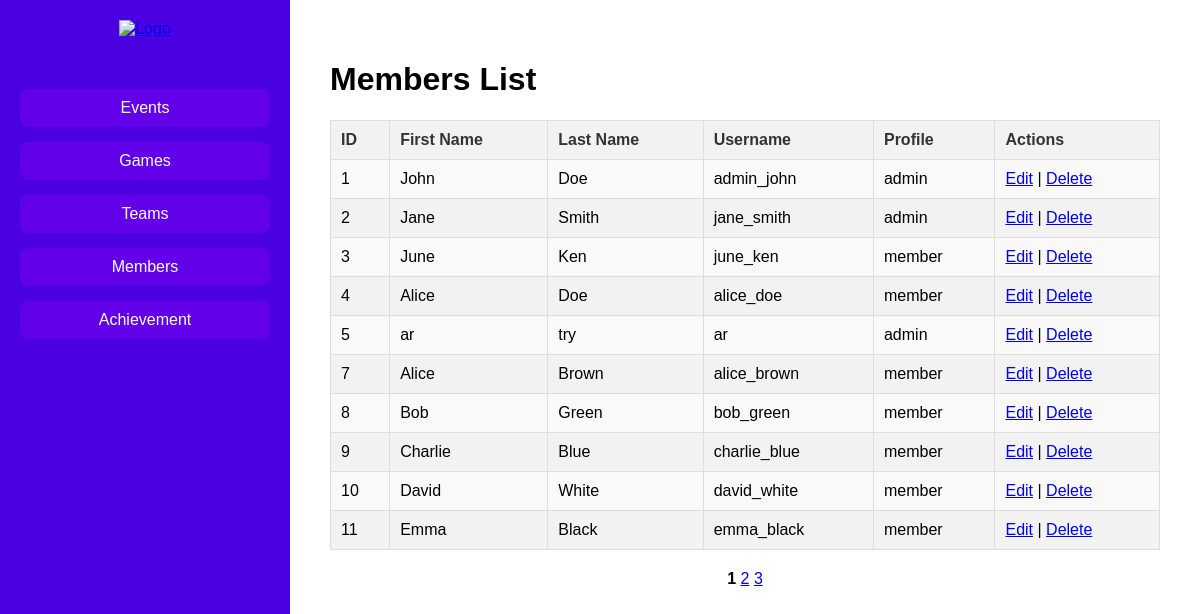
The app's page /views/admin/member/member-view.php (signed in) with its own data.
### tables this page shows
CREATE TABLE `member` (
  `idmember` int(11) NOT NULL,
  `fname` varchar(45) DEFAULT NULL,
  `lname` varchar(45) DEFAULT NULL,
  `username` varchar(45) DEFAULT NULL,
  `password` varchar(500) DEFAULT NULL,
  `profile` enum('admin','member') DEFAULT NULL
);

### class/parent.php (called while the page is built, shortened)
<?php
class parentClass
{
    public function __construct()
    {
        $this->mysqli = new mysqli(SERVER_NAME, USER_NAME, PASSWORD, DB_NAME);
    }
}

### class/member.php (called while the page is built, shortened)
<?php
require_once("parent.php");
class Member extends ParentClass
{
    public function getTotalMember()
    {
        $sql = "SELECT COUNT(*) as total FROM member";
        $stmt = $this->mysqli->prepare($sql);
        $stmt->execute();
        $result = $stmt->get_result();
        $row = $result->fetch_assoc();
        return $row['total'];
    }
    public function getAllMembers($offset = 0, $limit = 0)
    {
        $sql = "SELECT * FROM member";
        if ($limit > 0) {
            $sql .= " LIMIT ?, ?";
            $stmt = $this->mysqli->prepare($sql);
            $stmt->bind_param('ii', $offset, $limit);
        } else {
            $stmt = $this->mysqli->prepare($sql);
        }
        $stmt->execute();
        return $stmt->get_result();
    }
}

### views/admin/member/member-view.php (the view, shortened to what this page needs)
<?php
require_once("../../../class/member.php");
require_once("../../paging.php");
$member = new Member();
$total_members = $member->getTotalMember();
$no_hal = (isset($_GET["page"])) ? $_GET["page"] : 1;
$LIMIT = 10;
$offset = ($no_hal - 1) * $LIMIT;
$members = $member->getAllMembers($offset, $LIMIT);
?>
<!DOCTYPE html>
<html lang="en">
<head>
    <link rel="stylesheet" href="../../../public/css/style-admin.css">
</head>
<body>
    <div class="dashboard-container">
        <div class="sidebar">
            <div class="logo">
                <a href="../dashboard.php"><img src="../../../public/images/logoubaya.png" alt="Logo"></a>
            </div>
            <ul class="nav-links">
                <li><a href="../event/event-view.php">Events</a></li>
                <li><a href="../game/game-view.php">Games</a></li>
                <li><a href="../team/team-view.php">Teams</a></li>
                <li><a href="../member/member-view.php">Members</a></li>
                <li><a href="../achievement/achievement-view.php">Achievement</a></li>
            </ul>
        </div>
        <div class="main-content">
            <h1>Members List</h1>
            <table class="styled-table">
                <thead>
                    <tr>
                        <th>ID</th>
                        <th>First Name</th>
                        <th>Last Name</th>
                        <th>Username</th>
                        <th>Profile</th>
                        <th>Actions</th>
                    </tr>
                </thead>
                <tbody>
                    <?php if ($members->num_rows > 0): ?>
                        <?php while ($row = $members->fetch_assoc()): ?>
                            <tr>
                                <td><?php echo $row['idmember']; ?></td>
                                <td><?php echo $row['fname']; ?></td>
                                <td><?php echo $row['lname']; ?></td>
                                <td><?php echo $row['username']; ?></td>
                                <td><?php echo $row['profile']; ?></td>
                                <td>
                                    <a href="member-edit.php?id=<?php echo $row['idmember']; ?>">Edit</a> |
                                    <a href="member-delete.php?id=<?php echo $row['idmember']; ?>" onclick="return confirm('Are you sure?')">Delete</a>
                                </td>
                            </tr>
                        <?php endwhile; ?>
                    <?php else: ?>
                        <tr>
                            <td colspan="6">No members available</td>
                        </tr>
                    <?php endif; ?>
                </tbody>
            </table>
            <div class="pagination">
                <?php echo generate_page($total_members, $LIMIT, '', $no_hal) . "<br>"; ?>
            </div>
        </div>
    </div>
</body>
</html>

### public/css/style-admin.css (style rules this page uses)
body { margin: 0; font-family: Arial, sans-serif; background-color: #f4f4f4; }
.dashboard-container { display: flex; height: 100vh; flex-direction: row; }
.sidebar { width: 250px; background-color: #4A00E0; color: white; padding: 20px; display: flex; flex-direction: column; align-items: center; }
.sidebar .logo img { width: 150px; margin-bottom: 20px; }
.nav-links { list-style-type: none; padding: 0; width: 100%; }
.nav-links li { margin: 15px 0; }
.nav-links a { text-decoration: none; color: white; font-size: 16px; display: block; padding: 10px; text-align: center; background-color: #6200ea; border-radius: 8px; transition: background-color 0.3s; }
.main-content { flex-grow: 1; background-color: #ffffff; padding: 40px; }
.styled-table { width: 100%; border-collapse: collapse; margin-bottom: 20px; }
.styled-table th, .styled-table td { padding: 10px; border: 1px solid #dddddd; text-align: left; }
.styled-table thead th { background-color: #f2f2f2; color: #333; }
.styled-table tbody tr { background-color: #f9f9f9; }
.styled-table tbody tr:nth-child(even) { background-color: #f2f2f2; }
.pagination { margin-top: 20px; text-align: center; }
.main-content { padding: 40px; }

### records on screen
member: idmember "1", fname "John", lname "Doe", username "admin_john", profile "admin"
member: idmember "2", fname "Jane", lname "Smith", username "jane_smith", profile "admin"
member: idmember "3", fname "June", lname "Ken", username "june_ken", profile "member"
member: idmember "4", fname "Alice", lname "Doe", username "alice_doe", profile "member"
member: idmember "5", fname "ar", lname "try", username "ar", profile "admin"
member: idmember "7", fname "Alice", lname "Brown", username "alice_brown", profile "member"
member: idmember "8", fname "Bob", lname "Green", username "bob_green", profile "member"
member: idmember "9", fname "Charlie", lname "Blue", username "charlie_blue", profile "member"
member: idmember "10", fname "David", lname "White", username "david_white", profile "member"
member: idmember "11", fname "Emma", lname "Black", username "emma_black", profile "member"
